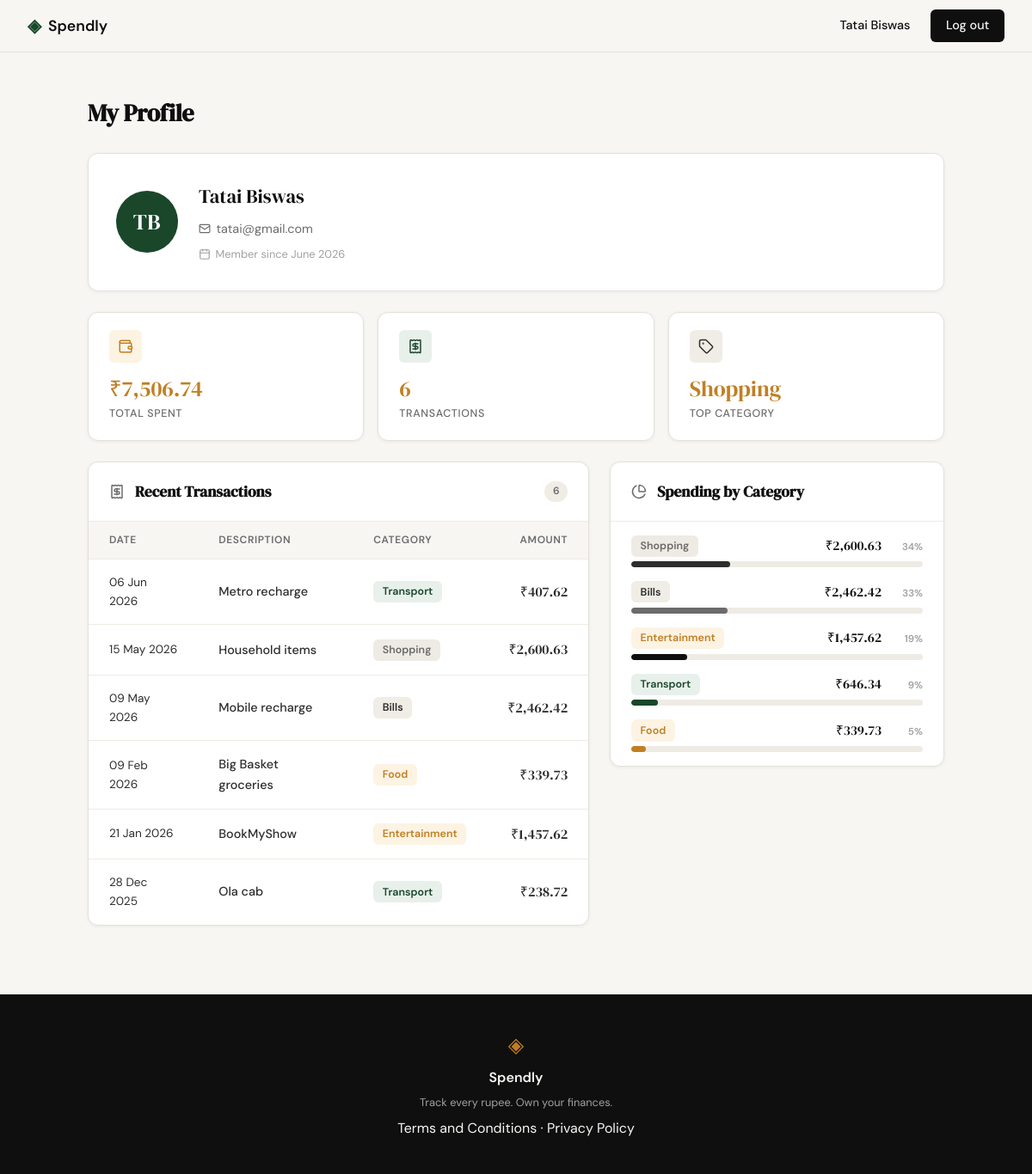
Page /profile (signed in) on the committed database.
### tables this page shows
CREATE TABLE users (
                id            INTEGER PRIMARY KEY AUTOINCREMENT,
                name          TEXT    NOT NULL,
                email         TEXT    UNIQUE NOT NULL,
                password_hash TEXT    NOT NULL,
                created_at    TEXT    DEFAULT (datetime('now'))
            );

CREATE TABLE expenses (
                id          INTEGER PRIMARY KEY AUTOINCREMENT,
                user_id     INTEGER NOT NULL,
                amount      REAL    NOT NULL,
                category    TEXT    NOT NULL,
                date        TEXT    NOT NULL,
                description TEXT,
                created_at  TEXT    DEFAULT (datetime('now')),
                FOREIGN KEY (user_id) REFERENCES users(id)
            );

### app.py (the view)
@app.route("/profile")
def profile():
    if not session.get("user_id"):
        return redirect(url_for("login"))
    user_id = session["user_id"]
    user = get_user_by_id(user_id)
    if user is None:
        session.clear()
        return redirect(url_for("login"))
    stats        = get_summary_stats(user_id)
    transactions = get_recent_transactions(user_id)
    categories   = get_category_breakdown(user_id)
    return render_template(
        "profile.html",
        user=user,
        stats=stats,
        transactions=transactions,
        categories=categories,
    )

### database/db.py (called while the page is built)
def get_db():
    conn = sqlite3.connect(DB_PATH)
    conn.row_factory = sqlite3.Row
    conn.execute("PRAGMA foreign_keys = ON")
    return conn

### database/queries.py (called while the page is built)
def get_user_by_id(user_id):
    conn = get_db()
    try:
        row = conn.execute(
            "SELECT id, name, email, created_at FROM users WHERE id = ?",
            (user_id,),
        ).fetchone()
        if row is None:
            return None
        words = row["name"].split()
        initials = "".join(w[0].upper() for w in words if w)[:2]
        try:
            dt = datetime.strptime(row["created_at"], "%Y-%m-%d %H:%M:%S")
        except ValueError:
            dt = datetime.strptime(row["created_at"][:10], "%Y-%m-%d")
        return {
            "name": row["name"],
            "email": row["email"],
            "initials": initials,
            "member_since": dt.strftime("%B %Y"),
        }
    finally:
        conn.close()

def get_summary_stats(user_id):
    conn = get_db()
    try:
        agg = conn.execute(
            "SELECT SUM(amount) AS total, COUNT(*) AS cnt FROM expenses WHERE user_id = ?",
            (user_id,),
        ).fetchone()
        count = agg["cnt"] or 0
        if count == 0:
            return {"total_spent": "₹0.00", "transaction_count": 0, "top_category": "—"}
        top_row = conn.execute(
            "SELECT category FROM expenses WHERE user_id = ? "
            "GROUP BY category ORDER BY SUM(amount) DESC LIMIT 1",
            (user_id,),
        ).fetchone()
        return {
            "total_spent": f"₹{agg['total']:,.2f}",
            "transaction_count": count,
            "top_category": top_row["category"],
        }
    finally:
        conn.close()

def get_recent_transactions(user_id, limit=10):
    conn = get_db()
    try:
        rows = conn.execute(
            "SELECT date, description, category, amount "
            "FROM expenses WHERE user_id = ? ORDER BY date DESC LIMIT ?",
            (user_id, limit),
        ).fetchall()
        result = []
        for row in rows:
            dt = datetime.strptime(row["date"], "%Y-%m-%d")
            result.append({
                "date": dt.strftime("%d %b %Y"),
                "description": row["description"],
                "category": row["category"],
                "amount": f"₹{row['amount']:,.2f}",
            })
        return result
    finally:
        conn.close()

### templates/profile.html (shortened to what this page needs)
{% extends "base.html" %}
{% block content %}
<main class="profile-page">
  <h1 class="profile-page-title">My Profile</h1>
  <section class="profile-card">
    <div class="profile-avatar">{{ user.initials }}</div>
    <div class="profile-card__details">
      <p class="profile-user-name">{{ user.name }}</p>
      <p class="profile-user-email">
        <i data-lucide="mail" class="profile-icon-sm"></i>
        {{ user.email }}
      </p>
      <p class="profile-member-since">
        <i data-lucide="calendar" class="profile-icon-sm"></i>
        Member since {{ user.member_since }}
      </p>
    </div>
  </section>
  <div class="profile-stats">
    <div class="profile-stat">
      <div class="profile-stat__icon-wrap profile-stat__icon-wrap--spending">
        <i data-lucide="wallet" class="profile-icon-md"></i>
      </div>
      <span class="profile-stat__value">{{ stats.total_spent }}</span>
      <span class="profile-stat__label">Total Spent</span>
    </div>
    <div class="profile-stat">
      <div class="profile-stat__icon-wrap profile-stat__icon-wrap--count">
        <i data-lucide="receipt" class="profile-icon-md"></i>
      </div>
      <span class="profile-stat__value">{{ stats.transaction_count }}</span>
      <span class="profile-stat__label">Transactions</span>
    </div>
    <div class="profile-stat">
      <div class="profile-stat__icon-wrap profile-stat__icon-wrap--category">
        <i data-lucide="tag" class="profile-icon-md"></i>
      </div>
      <span class="profile-stat__value">{{ stats.top_category }}</span>
      <span class="profile-stat__label">Top Category</span>
    </div>
  </div>
  <div class="profile-grid">
    <section class="profile-section">
      <header class="profile-section__header">
        <i data-lucide="receipt" class="profile-icon-md profile-section__icon"></i>
        <h2 class="profile-section__title">Recent Transactions</h2>
        <span class="profile-section__count">{{ transactions | length }}</span>
      </header>
      {% if transactions %}
      <table class="txn-table">
        <thead>
          <tr>
            <th>Date</th>
            <th>Description</th>
            <th>Category</th>
            <th style="text-align:right;">Amount</th>
          </tr>
        </thead>
        <tbody>
          {% for t in transactions %}
          <tr>
            <td class="txn-date">{{ t.date }}</td>
            <td class="txn-desc">{{ t.description }}</td>
            <td>
              <span class="badge badge--{{ t.category | lower }}">{{ t.category }}</span>
            </td>
            <td class="txn-amount">{{ t.amount }}</td>
          </tr>
          {% endfor %}
        </tbody>
      </table>
      {% else %}
      <div class="profile-empty">
        <i data-lucide="inbox" class="profile-empty__icon"></i>
        <p class="profile-empty__text">No transactions yet</p>
        <p class="profile-empty__sub">Add your first expense to see it here</p>
      </div>
      {% endif %}
    </section>
    <section class="profile-section">
      <header class="profile-section__header">
        <i data-lucide="pie-chart" class="profile-icon-md profile-section__icon"></i>
        <h2 class="profile-section__title">Spending by Category</h2>
      </header>
      {% if categories %}
      <ul class="cat-list">
        {% for c in categories %}
        <li class="cat-row">
          <div class="cat-row__info">
            <span class="cat-row__name">
              <span class="badge badge--{{ c.name | lower }}">{{ c.name }}</span>
            </span>
            <div class="cat-row__meta">
              <span class="cat-row__amount">{{ c.total }}</span>
              <span class="cat-row__pct">{{ c.percent }}%</span>
            </div>
          </div>
          <div class="cat-bar-track">
            <div class="cat-bar-fill bar--{{ c.name | lower }}" style="width: {{ c.percent }}%;"></div>
          </div>
        </li>
        {% endfor %}
      </ul>
      {% else %}
      <div class="profile-empty">
        <i data-lucide="bar-chart-2" class="profile-empty__icon"></i>
        <p class="profile-empty__text">No spending data yet</p>
      </div>
      {% endif %}
    </section>
  </div>
</main>
{% endblock %}

### templates/base.html (shortened to what this page needs)
<!DOCTYPE html>
<html lang="en">
<head>
    <link rel="stylesheet" href="{{ url_for('static', filename='css/style.css') }}">
</head>
<body>
    <nav class="navbar">
        <div class="nav-inner">
            <a href="{{ url_for('landing') }}" class="nav-brand">
                <span class="brand-icon">◈</span>
                <span class="brand-name">Spendly</span>
            </a>
            <div class="nav-links">
                {% if session.get("user_id") %}
                    <span class="nav-user">{{ session["user_name"] }}</span>
                    <a href="{{ url_for('logout') }}" class="nav-cta">Log out</a>
                {% else %}
                    <a href="{{ url_for('login') }}">Sign in</a>
                    <a href="{{ url_for('register') }}" class="nav-cta">Get started</a>
                {% endif %}
            </div>
        </div>
    </nav>
    <main class="main-content">
        {% block content %}{% endblock %}
    </main>
    <footer class="footer">
        <div class="footer-inner">
            <span class="brand-icon">◈</span>
            <span class="footer-name">Spendly</span>
            <p class="footer-copy">Track every rupee. Own your finances.</p>
            <p><a href="{{ url_for('terms') }}">Terms and Conditions</a> · <a href="{{ url_for('privacy') }}">Privacy Policy</a></p>
        </div>
    </footer>
</body>
</html>

### rows in the picture
users: user_name "Tatai Biswas", name "Tatai Biswas", email "tatai@gmail.com"
expenses: top_category "Shopping", date "15 May 2026", description "Household items", category "Shopping", amount "₹2,600.63"
expenses: date "06 Jun 2026", description "Metro recharge", category "Transport", amount "₹407.62"
expenses: date "09 May 2026", description "Mobile recharge", category "Bills", amount "₹2,462.42"
expenses: date "09 Feb 2026", description "Big Basket groceries", category "Food", amount "₹339.73"
expenses: date "21 Jan 2026", description "BookMyShow", category "Entertainment", amount "₹1,457.62"
expenses: date "28 Dec 2025", description "Ola cab", category "Transport", amount "₹238.72"

### other values in the picture
{{ user.initials }} "TB"
{{ user.member_since }} "June 2026"
{{ stats.total_spent }} "₹7,506.74"
{{ stats.transaction_count }} "6"
{{ transactions | length }} "6"
{{ c.name }} "Shopping" "Bills" "Entertainment" "Transport" "Food"
{{ c.total }} "₹2,600.63" "₹2,462.42" "₹1,457.62" "₹646.34" "₹339.73"
{{ c.percent }} "34" "33" "19" "9" "5"
